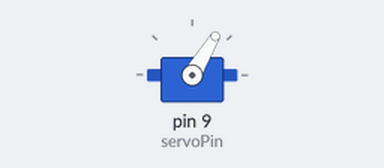
Simulated run of this sketch. Board: Arduino Uno, built with avr-gcc and run on an emulated ATmega328P. Shown: servo.

Above: at 0.05 s.
At 0.2 s:
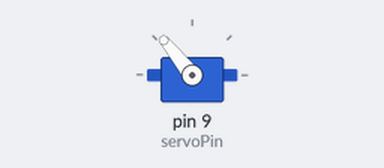
At 0.35 s:
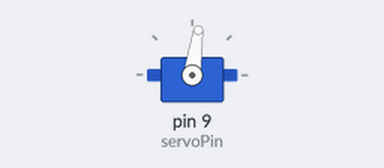
Timing chart, 0 to 3.0 s (numbered marks = the images above):
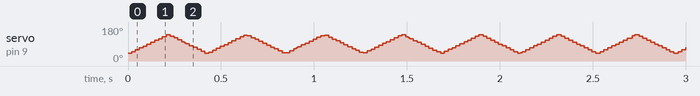

The sketch:

servo_motor.ino
```cpp
#include <Servo.h>

const byte servoPin = 9;
Servo servo;

int angle = 0;

void setup() {
  servo.attach(servoPin);

}

void loop() {
  //Scan from 0 to 180 degrees
  for (angle=40; angle <= 140; angle++)
  {
    servo.write(angle);
    delay(2);
  }
  while (servo.read()!=140)
    delay(1);
  //delay(5000);
  //Scan back from 180 to 0 degrees
  for (angle=140; angle >= 40; angle--)
  {
    servo.write(angle);
    delay(2);
  }
  while (servo.read()!=40)
    delay(1);
  //delay(2000)
}
```
